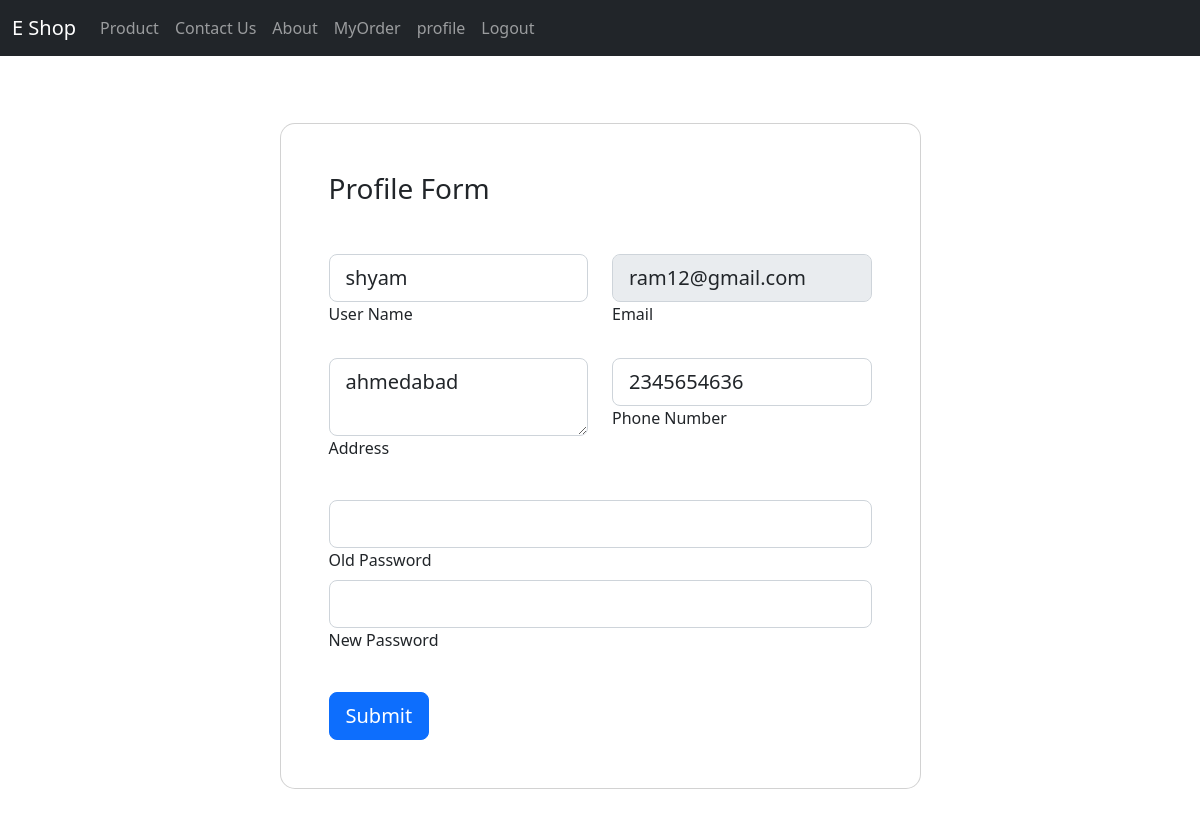
The app's page /profile (signed in) with its own data.
### app1/models.py (models this page shows)
class Userregister(models.Model):
    name = models.CharField(max_length=200)
    email = models.EmailField()
    number = models.IntegerField()
    address = models.TextField()
    password = models.CharField(max_length=12)

### app1/views.py (the view, shortened to what this page needs)
# urls.py: path('profile',profile,name = "profile"),
def profile(request):
    if 'email' in request.session:
        user = Userregister.objects.get(email = request.session['email'] )
        return render(request,'profile.html',{'user':user})
    else:
        return redirect('login')

### app1/templates/profile.html (shortened to what this page needs)
{% extends 'base.html' %}
{% block abc %}
<section class="vh-100 gradient-custom">
  <div class="container py-5 h-100">
    <div class="row justify-content-center align-items-center h-100">
      <div class="col-12 col-lg-9 col-xl-7">
        <div class="card shadow-2-strong card-registration" style="border-radius: 15px;">
          <div class="card-body p-4 p-md-5">
            <h3 class="mb-4 pb-2 pb-md-0 mb-md-5">Profile Form</h3>
            <form method="post">
              <div class="row">
                <div class="col-md-6 mb-4">
                  <div class="form-outline">
                    <input type="text" id="firstName" value={{user.name}} name="name" class="form-control form-control-lg" />
                    <label class="form-label" for="firstName">User Name</label>
                  </div>
                </div>
                <div class="col-md-6 mb-4">
                <div class="form-outline">
                    <input type="email" id="emailAddress"  value={{user.email}} name="email" class="form-control form-control-lg" readonly />
                    <label class="form-label" for="emailAddress">Email</label>
                  </div>
                </div>
              </div>
              <div class="row">
                <div class="col-md-6 mb-4 pb-2">
                   <div class="form-outline">
                   <textarea name="address"  id="lastName" class="form-control form-control-lg">{{user.address}} </textarea>
                    <label class="form-label" for="lastName">Address</label>
                  </div>
                </div>
                <div class="col-md-6 mb-4 pb-2">
                  <div class="form-outline">
                    <input type="tel" id="phoneNumber"  value={{user.number}} name="Number" class="form-control form-control-lg" />
                    <label class="form-label" for="phoneNumber">Phone Number</label>
                  </div>
                </div>
              </div>
              <div class="row">
                <div class="form-outline">
                    <input type="Password" id="emailAddress"   name="oldPassword" class="form-control form-control-lg"  />
                    <label class="form-label" for="emailAddress">Old Password</label>
                  </div>
              </div>
              <div class="row">
                <div class="form-outline">
                    <input type="Password" id="emailAddress"   name="newPassword" class="form-control form-control-lg" />
                    <label class="form-label" for="emailAddress">New Password</label>
                  </div>
              </div>
              <div class="mt-4 pt-2">
                <input class="btn btn-primary btn-lg" type="submit" value="Submit" />
              </div>
            </form>
          </div>
        </div>
      </div>
    </div>
  </div>
</section>
{% endblock %}

### records on screen
Userregister: name "shyam", email "ram12@gmail.com", address "ahmedabad", Number "2345654636"
